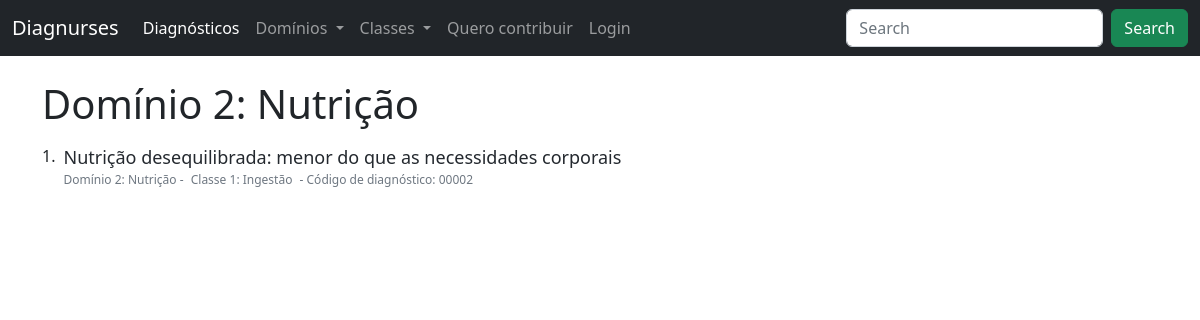
/category/domain/nutricao, run on an earlier commit of the app's database.
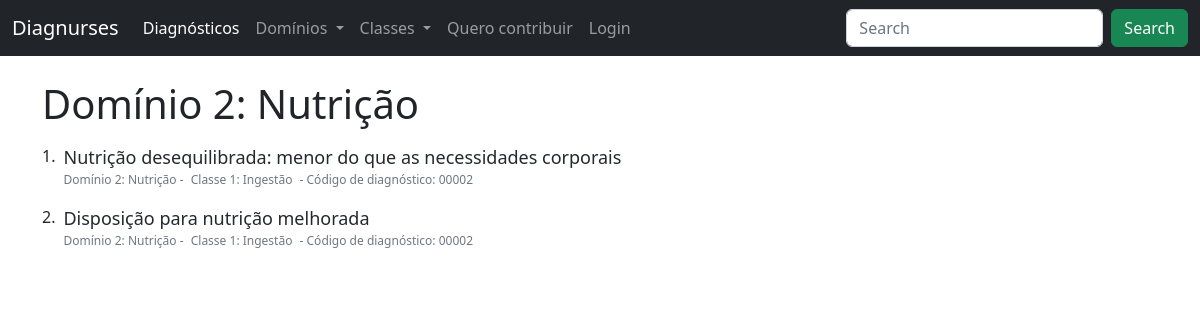
And on a later commit of the database.
### diagnoses/models.py (models this page shows, shortened)
class Diagnoses(models.Model):
    author = models.ForeignKey(User, on_delete=models.SET_NULL, null=True, blank=True)
    diagnosis = models.CharField(max_length=1000)
    diagnosis_code = models.CharField(max_length=300, null=True)
    slug = models.CharField(max_length=1000, null=True, blank=True)
    definition = models.TextField(null=True)
    defining_characteristics = models.TextField(null=True, blank=True)
    related_factors = models.TextField(null=True, blank=True)
    at_risk_population = models.TextField(null=True, blank=True)
    associated_condition = models.TextField(null=True, blank=True)
    nic = models.TextField(null=True, blank=True)
    noc = models.TextField(null=True, blank=True)
    domain = models.ForeignKey(Domains, on_delete=models.SET_NULL, null=True)
    classe = models.ForeignKey(Classes, on_delete=models.SET_NULL, null=True)
    created_at = models.DateTimeField(auto_now_add=True, null=True)
    STATUS = (
        ('Pending', 'Pending'),
        ('Approved','Approved')
    )
    accepted = models.CharField(max_length=200, null=True, choices=STATUS, default='Pending')

class Domains(models.Model):
    name = models.CharField(max_length=300)
    slug = models.SlugField(null=True, blank=True)
    number = models.IntegerField(null=True)
    created_at = models.DateTimeField(auto_now_add=True, null=True)

class Classes(models.Model):
    name = models.CharField(max_length=300)
    slug = models.SlugField(null=True, blank=True)
    number = models.IntegerField(null=True, blank=True)
    created_at = models.DateTimeField(auto_now_add=True, null=True)
    def __str__(self):
        return self.name

### diagnoses/views.py (the view)
# urls.py: path('category/domain/<slug:slug>', views.diagnosesDomainCategory, name="diagnoses-domain-category"),
def diagnosesDomainCategory(request, slug):
    if request.method == 'GET':
        diagnoses_list = Diagnoses.objects.all().filter(domain__slug__icontains=slug, accepted="Approved")
        diagnosis_first_one = diagnoses_list.first()
        context = {
            'result': diagnosis_first_one,
            'diagnoses_list': diagnoses_list
        }
        return render(request, 'diagnoses/diagnoses_domain_category.html', context)

### diagnoses/context_processors.py (called while the page is built)
def nav_obj(request):
    return {
        'nav_obj_pending': Diagnoses.objects.filter(accepted='Pending'),
        'nav_domains': Domains.objects.all(),
        'nav_classes': Classes.objects.all()
        }

### diagnoses/templates/diagnoses/diagnoses_domain_category.html (shortened to what this page needs)
{% extends 'diagnoses/layout.html' %}
{% block content %}
<main class="">
    <div class="container py-4">
        {% if result %}
        <h1>Domínio {{result.domain.number }}: {{result.domain.name}}</h1>
        {% for diagnosis in diagnoses_list %}
        <div class="d-flex my-3">
            <div class="" style="font-weight: 500;">
                <span>{{forloop.counter}}.</span>
            </div>
            <article class="mx-2">
                <div>
                    <a class="fw-500" href="{% url 'diagnosis-detail' diagnosis.slug %}" style="text-decoration: none; color: rgb(36, 41, 47); font-weight: 500; font-size: 18px; line-height: 1.5;">
                        {{ diagnosis.diagnosis }}
                    </a>
                </div>
                <div class="" style="font-size: 12px; color: rgb(110, 119, 129)">
                    <span class="mr-1">Domínio {{diagnosis.domain.number}}: {{diagnosis.domain.name}}</span> - <span class="mx-1">Classe {{diagnosis.classe.number}}: {{diagnosis.classe}} </span> - <span class="ml-1">Código de diagnóstico: 00002</span>
                </div>
            </article>
        </div>
        {% endfor%}
        {% else %}
        <h1>Sem resultados da pesquisa</h1>
        {% endif %}
    </div>
{% endblock %}

What changed in the data, as far as the page shows it:
now on this page (row edited): Diagnoses: diagnosis "Disposição para nutrição melhorada", domain.number "2", domain.name "Nutrição", classe.number "1", classe "Ingestão"
